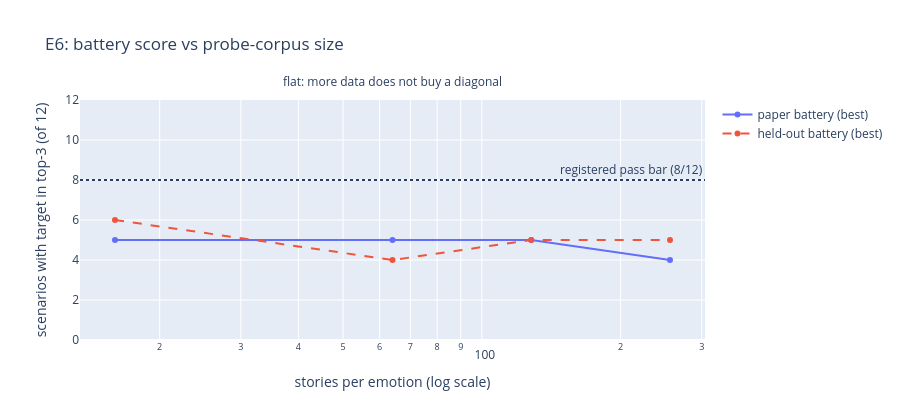

Here is the notebook cell this chart was saved with:
### Code cell
# this cell scores the battery at every n and plots the scale curve
def best_scores(probe_means_layers):  # [emotion, layer, d_model] -> per-battery best + argmax
    best = {"scenario": 0, "heldout": 0}
    best_cfg, joint_best = None, -1
    for fmt in FORMATS:
        for lp in range(len(LAYERS)):
            for r in READOUTS:
                s, _ = top3(probe_means_layers[:, lp, :], fmt, "scenario", r, lp)
                h, _ = top3(probe_means_layers[:, lp, :], fmt, "heldout", r, lp)
                best["scenario"] = max(best["scenario"], s)
                best["heldout"] = max(best["heldout"], h)
                if min(s, h) > joint_best:
                    joint_best, best_cfg = min(s, h), (fmt, LAYERS[lp], r, s, h)
    return best, best_cfg


scale_rows = []
for ni, n in enumerate(N_BUCKETS):
    best, cfg = best_scores(MEANS[ni])
    scale_rows.append((n, best["scenario"], best["heldout"], cfg))
    print(
        f"n={n:3d}: best paper {best['scenario']}/12, best heldout {best['heldout']}/12, "
        f"best joint config {cfg}"
    )

fig = go.Figure()
fig.add_scatter(
    x=[r[0] for r in scale_rows],
    y=[r[1] for r in scale_rows],
    mode="lines+markers",
    name="paper battery (best)",
)
fig.add_scatter(
    x=[r[0] for r in scale_rows],
    y=[r[2] for r in scale_rows],
    mode="lines+markers",
    name="held-out battery (best)",
    line=dict(dash="dash"),
)
fig.add_hline(y=8, line_dash="dot", annotation_text="registered pass bar (8/12)")
fig.add_annotation(
    text="flat: more data does not buy a diagonal",
    xref="paper",
    yref="paper",
    x=0.5,
    y=1.12,
    showarrow=False,
)
fig.update_layout(
    title="E6: battery score vs probe-corpus size",
    xaxis_title="stories per emotion (log scale)",
    xaxis_type="log",
    yaxis_title="scenarios with target in top-3 (of 12)",
    yaxis_range=[0, 12],
    height=420,
)
fig.show()

### Figure 1 — Plotly figure (JSON) as saved in the notebook; plotly's stock layout.template omitted (floating-point values rounded to 4 significant figures)
{"data": [{"mode": "lines+markers", "name": "paper battery (best)", "type": "scatter", "x": [16, 64, 128, 256], "y": [5, 5, 5, 4]}, {"line": {"dash": "dash"}, "mode": "lines+markers", "name": "held-out battery (best)", "type": "scatter", "x": [16, 64, 128, 256], "y": [6, 4, 5, 5]}], "layout": {"annotations": [{"showarrow": false, "text": "registered pass bar (8/12)", "x": 1, "xanchor": "right", "xref": "x domain", "y": 8, "yanchor": "bottom", "yref": "y"}, {"showarrow": false, "text": "flat: more data does not buy a diagonal", "x": 0.5, "xref": "paper", "y": 1.12, "yref": "paper"}], "height": 420, "shapes": [{"line": {"dash": "dot"}, "type": "line", "x0": 0, "x1": 1, "xref": "x domain", "y0": 8, "y1": 8, "yref": "y"}], "title": {"text": "E6: battery score vs probe-corpus size"}, "xaxis": {"title": {"text": "stories per emotion (log scale)"}, "type": "log"}, "yaxis": {"range": [0, 12], "title": {"text": "scenarios with target in top-3 (of 12)"}}}}
